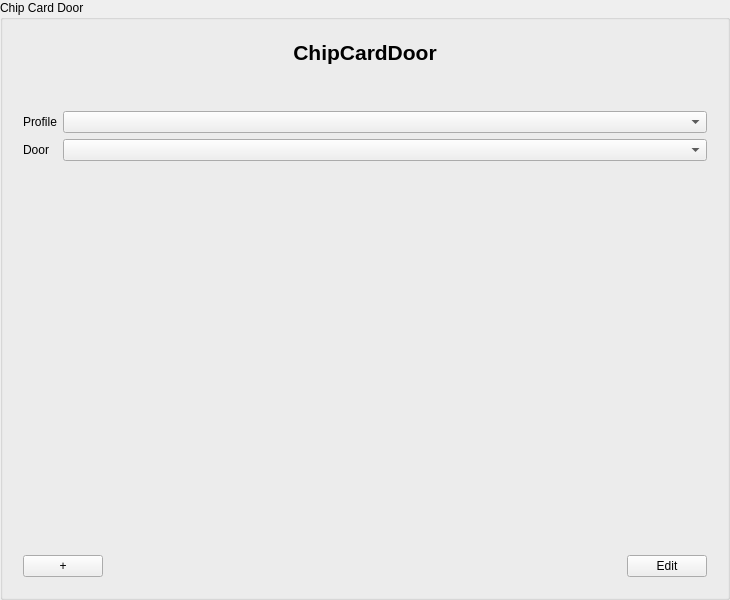
<?xml version="1.0" encoding="UTF-8"?>
<ui version="4.0">
 <class>ChipCardDoorInputArea</class>
 <widget class="QGroupBox" name="ChipCardDoorInputArea">
  <property name="geometry">
   <rect>
    <x>0</x>
    <y>0</y>
    <width>730</width>
    <height>600</height>
   </rect>
  </property>
  <property name="windowTitle">
   <string>Chip Card</string>
  </property>
  <property name="accessibleName">
   <string>ChipCardDoorInputDialog</string>
  </property>
  <property name="title">
   <string>Chip Card Door</string>
  </property>
  <layout class="QGridLayout" name="gridLayout_3">
   <item row="0" column="0">
    <widget class="QWidget" name="GroupBox" native="true">
     <layout class="QVBoxLayout" name="verticalLayout_3">
      <item>
       <layout class="QVBoxLayout" name="verticalLayout">
        <item>
         <widget class="QLabel" name="label_Header">
          <property name="font">
           <font>
            <pointsize>16</pointsize>
            <weight>75</weight>
            <bold>true</bold>
           </font>
          </property>
          <property name="text">
           <string>ChipCardDoor</string>
          </property>
          <property name="alignment">
           <set>Qt::AlignCenter</set>
          </property>
         </widget>
        </item>
       </layout>
      </item>
      <item>
       <spacer name="verticalSpacer_2">
        <property name="orientation">
         <enum>Qt::Vertical</enum>
        </property>
        <property name="sizeType">
         <enum>QSizePolicy::Preferred</enum>
        </property>
        <property name="sizeHint" stdset="0">
         <size>
          <width>20</width>
          <height>40</height>
         </size>
        </property>
       </spacer>
      </item>
      <item>
       <layout class="QFormLayout" name="formLayout">
        <item row="0" column="0">
         <widget class="QLabel" name="label_Profile">
          <property name="text">
           <string>Profile</string>
          </property>
         </widget>
        </item>
        <item row="0" column="1">
         <widget class="QComboBox" name="comboBox_Door"/>
        </item>
        <item row="1" column="0">
         <widget class="QLabel" name="label_Door">
          <property name="text">
           <string>Door</string>
          </property>
         </widget>
        </item>
        <item row="1" column="1">
         <widget class="QComboBox" name="comboBox_Profile"/>
        </item>
       </layout>
      </item>
      <item>
       <spacer name="verticalSpacer">
        <property name="orientation">
         <enum>Qt::Vertical</enum>
        </property>
        <property name="sizeHint" stdset="0">
         <size>
          <width>20</width>
          <height>40</height>
         </size>
        </property>
       </spacer>
      </item>
      <item>
       <layout class="QHBoxLayout" name="horizontalLayout">
        <item>
         <widget class="QPushButton" name="pushButton_Add">
          <property name="text">
           <string>+</string>
          </property>
         </widget>
        </item>
        <item>
         <spacer name="horizontalSpacer">
          <property name="orientation">
           <enum>Qt::Horizontal</enum>
          </property>
          <property name="sizeHint" stdset="0">
           <size>
            <width>40</width>
            <height>20</height>
           </size>
          </property>
         </spacer>
        </item>
        <item>
         <widget class="QPushButton" name="pushButton_EditFinish">
          <property name="text">
           <string>Edit</string>
          </property>
         </widget>
        </item>
       </layout>
      </item>
     </layout>
    </widget>
   </item>
  </layout>
 </widget>
 <tabstops>
  <tabstop>pushButton_Add</tabstop>
  <tabstop>pushButton_EditFinish</tabstop>
 </tabstops>
 <resources/>
 <connections/>
</ui>
